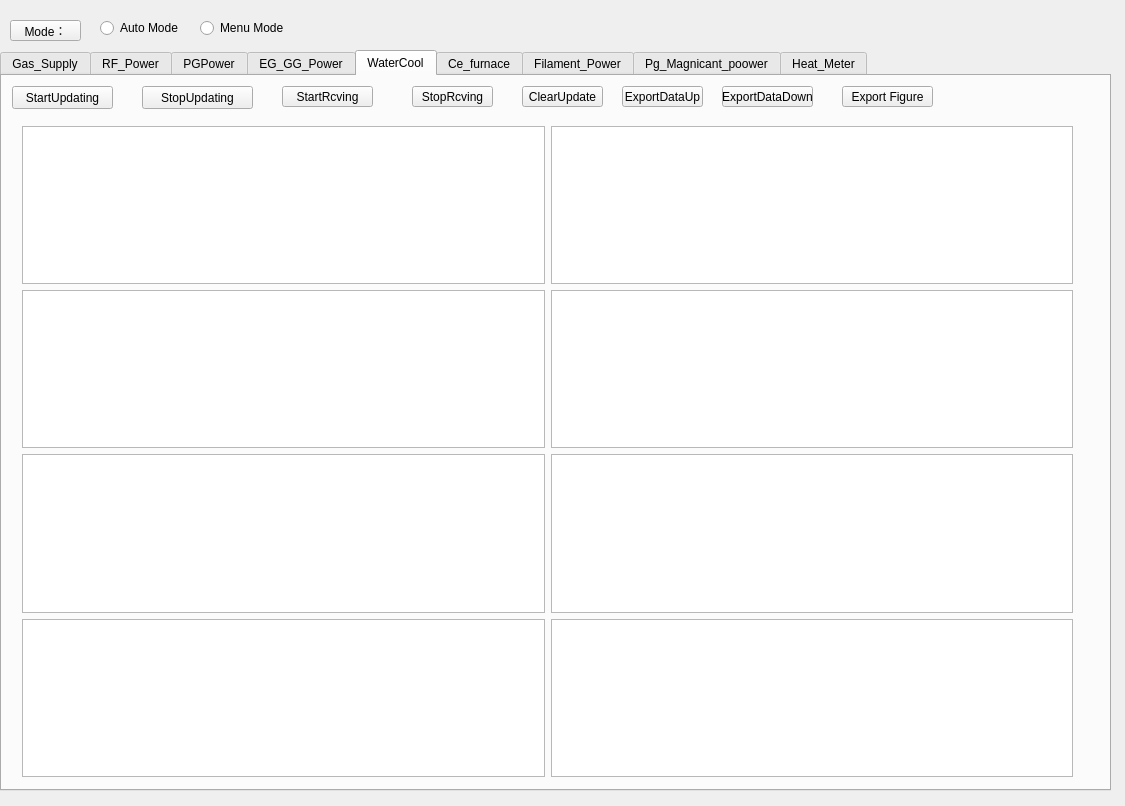
<?xml version="1.0" encoding="UTF-8"?>
<ui version="4.0">
 <class>Dialog</class>
 <widget class="QDialog" name="Dialog">
  <property name="geometry">
   <rect>
    <x>0</x>
    <y>0</y>
    <width>1125</width>
    <height>806</height>
   </rect>
  </property>
  <property name="windowTitle">
   <string>Dialog</string>
  </property>
  <widget class="QTabWidget" name="tabWidget">
   <property name="geometry">
    <rect>
     <x>0</x>
     <y>50</y>
     <width>1111</width>
     <height>741</height>
    </rect>
   </property>
   <property name="currentIndex">
    <number>4</number>
   </property>
   <widget class="QWidget" name="tab_4">
    <attribute name="title">
     <string>Gas_Supply</string>
    </attribute>
    <widget class="QPushButton" name="pushButton_26">
     <property name="geometry">
      <rect>
       <x>420</x>
       <y>10</y>
       <width>81</width>
       <height>21</height>
      </rect>
     </property>
     <property name="text">
      <string>StopRcving</string>
     </property>
    </widget>
    <widget class="QPushButton" name="pushButton_27">
     <property name="geometry">
      <rect>
       <x>150</x>
       <y>10</y>
       <width>111</width>
       <height>23</height>
      </rect>
     </property>
     <property name="text">
      <string>StopUpdating</string>
     </property>
    </widget>
    <widget class="QPushButton" name="pushButton_28">
     <property name="geometry">
      <rect>
       <x>630</x>
       <y>10</y>
       <width>81</width>
       <height>21</height>
      </rect>
     </property>
     <property name="text">
      <string>ExportDataUp</string>
     </property>
    </widget>
    <widget class="QPushButton" name="pushButton_29">
     <property name="geometry">
      <rect>
       <x>290</x>
       <y>10</y>
       <width>91</width>
       <height>21</height>
      </rect>
     </property>
     <property name="text">
      <string>StartRcving</string>
     </property>
    </widget>
    <widget class="QPushButton" name="pushButton_30">
     <property name="geometry">
      <rect>
       <x>850</x>
       <y>10</y>
       <width>91</width>
       <height>21</height>
      </rect>
     </property>
     <property name="text">
      <string>Export Figure</string>
     </property>
    </widget>
    <widget class="QPushButton" name="pushButton_31">
     <property name="geometry">
      <rect>
       <x>730</x>
       <y>10</y>
       <width>91</width>
       <height>21</height>
      </rect>
     </property>
     <property name="text">
      <string>ExportDataDown</string>
     </property>
    </widget>
    <widget class="QPushButton" name="pushButton_32">
     <property name="geometry">
      <rect>
       <x>20</x>
       <y>10</y>
       <width>101</width>
       <height>23</height>
      </rect>
     </property>
     <property name="text">
      <string>StartUpdating</string>
     </property>
    </widget>
    <widget class="QPushButton" name="pushButton_33">
     <property name="geometry">
      <rect>
       <x>530</x>
       <y>10</y>
       <width>81</width>
       <height>21</height>
      </rect>
     </property>
     <property name="text">
      <string>ClearUpdate</string>
     </property>
    </widget>
    <widget class="QWidget" name="gridLayoutWidget_12">
     <property name="geometry">
      <rect>
       <x>10</x>
       <y>50</y>
       <width>1051</width>
       <height>651</height>
      </rect>
     </property>
     <layout class="QGridLayout" name="gridLayout_4">
      <item row="0" column="0">
       <widget class="PlotWidget" name="graphicsView_14"/>
      </item>
      <item row="1" column="0">
       <widget class="PlotWidget" name="graphicsView_15"/>
      </item>
      <item row="2" column="0">
       <widget class="PlotWidget" name="graphicsView_16"/>
      </item>
     </layout>
    </widget>
   </widget>
   <widget class="QWidget" name="tab_6">
    <attribute name="title">
     <string>RF_Power</string>
    </attribute>
    <widget class="QPushButton" name="pushButton_42">
     <property name="geometry">
      <rect>
       <x>420</x>
       <y>10</y>
       <width>81</width>
       <height>21</height>
      </rect>
     </property>
     <property name="text">
      <string>StopRcving</string>
     </property>
    </widget>
    <widget class="QPushButton" name="pushButton_43">
     <property name="geometry">
      <rect>
       <x>150</x>
       <y>10</y>
       <width>111</width>
       <height>23</height>
      </rect>
     </property>
     <property name="text">
      <string>StopUpdating</string>
     </property>
    </widget>
    <widget class="QPushButton" name="pushButton_44">
     <property name="geometry">
      <rect>
       <x>630</x>
       <y>10</y>
       <width>81</width>
       <height>21</height>
      </rect>
     </property>
     <property name="text">
      <string>ExportDataUp</string>
     </property>
    </widget>
    <widget class="QPushButton" name="pushButton_45">
     <property name="geometry">
      <rect>
       <x>290</x>
       <y>10</y>
       <width>91</width>
       <height>21</height>
      </rect>
     </property>
     <property name="text">
      <string>StartRcving</string>
     </property>
    </widget>
    <widget class="QPushButton" name="pushButton_46">
     <property name="geometry">
      <rect>
       <x>850</x>
       <y>10</y>
       <width>91</width>
       <height>21</height>
      </rect>
     </property>
     <property name="text">
      <string>Export Figure</string>
     </property>
    </widget>
    <widget class="QPushButton" name="pushButton_47">
     <property name="geometry">
      <rect>
       <x>730</x>
       <y>10</y>
       <width>91</width>
       <height>21</height>
      </rect>
     </property>
     <property name="text">
      <string>ExportDataDown</string>
     </property>
    </widget>
    <widget class="QPushButton" name="pushButton_48">
     <property name="geometry">
      <rect>
       <x>20</x>
       <y>10</y>
       <width>101</width>
       <height>23</height>
      </rect>
     </property>
     <property name="text">
      <string>StartUpdating</string>
     </property>
    </widget>
    <widget class="QPushButton" name="pushButton_49">
     <property name="geometry">
      <rect>
       <x>530</x>
       <y>10</y>
       <width>81</width>
       <height>21</height>
      </rect>
     </property>
     <property name="text">
      <string>ClearUpdate</string>
     </property>
    </widget>
    <widget class="QWidget" name="gridLayoutWidget_14">
     <property name="geometry">
      <rect>
       <x>20</x>
       <y>40</y>
       <width>1051</width>
       <height>651</height>
      </rect>
     </property>
     <layout class="QGridLayout" name="gridLayout_6">
      <item row="1" column="0">
       <widget class="PlotWidget" name="graphicsView_20"/>
      </item>
      <item row="0" column="0">
       <widget class="PlotWidget" name="graphicsView_19"/>
      </item>
     </layout>
    </widget>
   </widget>
   <widget class="QWidget" name="tab">
    <attribute name="title">
     <string>PGPower</string>
    </attribute>
    <widget class="QPushButton" name="pushButton_5">
     <property name="geometry">
      <rect>
       <x>540</x>
       <y>10</y>
       <width>81</width>
       <height>21</height>
      </rect>
     </property>
     <property name="text">
      <string>ClearUpdate</string>
     </property>
    </widget>
    <widget class="QPushButton" name="pushButton_4">
     <property name="geometry">
      <rect>
       <x>430</x>
       <y>10</y>
       <width>81</width>
       <height>21</height>
      </rect>
     </property>
     <property name="text">
      <string>StopRcving</string>
     </property>
    </widget>
    <widget class="QPushButton" name="pushButton_2">
     <property name="geometry">
      <rect>
       <x>160</x>
       <y>10</y>
       <width>111</width>
       <height>23</height>
      </rect>
     </property>
     <property name="text">
      <string>StopUpdating</string>
     </property>
    </widget>
    <widget class="QPushButton" name="pushButton">
     <property name="geometry">
      <rect>
       <x>30</x>
       <y>10</y>
       <width>101</width>
       <height>23</height>
      </rect>
     </property>
     <property name="text">
      <string>StartUpdating</string>
     </property>
    </widget>
    <widget class="QPushButton" name="pushButton_3">
     <property name="geometry">
      <rect>
       <x>300</x>
       <y>10</y>
       <width>91</width>
       <height>21</height>
      </rect>
     </property>
     <property name="text">
      <string>StartRcving</string>
     </property>
    </widget>
    <widget class="QPushButton" name="pushButton_6">
     <property name="geometry">
      <rect>
       <x>640</x>
       <y>10</y>
       <width>81</width>
       <height>21</height>
      </rect>
     </property>
     <property name="text">
      <string>ExportDataUp</string>
     </property>
    </widget>
    <widget class="QPushButton" name="pushButton_7">
     <property name="geometry">
      <rect>
       <x>740</x>
       <y>10</y>
       <width>91</width>
       <height>21</height>
      </rect>
     </property>
     <property name="text">
      <string>ExportDataDown</string>
     </property>
    </widget>
    <widget class="QPushButton" name="pushButton_9">
     <property name="geometry">
      <rect>
       <x>860</x>
       <y>10</y>
       <width>91</width>
       <height>21</height>
      </rect>
     </property>
     <property name="text">
      <string>Export Figure</string>
     </property>
    </widget>
    <widget class="QWidget" name="gridLayoutWidget_16">
     <property name="geometry">
      <rect>
       <x>30</x>
       <y>40</y>
       <width>1051</width>
       <height>651</height>
      </rect>
     </property>
     <layout class="QGridLayout" name="gridLayout_8">
      <item row="0" column="0">
       <widget class="PlotWidget" name="graphicsView_23"/>
      </item>
      <item row="1" column="0">
       <widget class="PlotWidget" name="graphicsView_24"/>
      </item>
     </layout>
    </widget>
   </widget>
   <widget class="QWidget" name="tab_8">
    <attribute name="title">
     <string>EG_GG_Power</string>
    </attribute>
    <widget class="QPushButton" name="pushButton_65">
     <property name="geometry">
      <rect>
       <x>530</x>
       <y>10</y>
       <width>81</width>
       <height>21</height>
      </rect>
     </property>
     <property name="text">
      <string>ClearUpdate</string>
     </property>
    </widget>
    <widget class="QPushButton" name="pushButton_61">
     <property name="geometry">
      <rect>
       <x>290</x>
       <y>10</y>
       <width>91</width>
       <height>21</height>
      </rect>
     </property>
     <property name="text">
      <string>StartRcving</string>
     </property>
    </widget>
    <widget class="QPushButton" name="pushButton_60">
     <property name="geometry">
      <rect>
       <x>630</x>
       <y>10</y>
       <width>81</width>
       <height>21</height>
      </rect>
     </property>
     <property name="text">
      <string>ExportDataUp</string>
     </property>
    </widget>
    <widget class="QPushButton" name="pushButton_58">
     <property name="geometry">
      <rect>
       <x>420</x>
       <y>10</y>
       <width>81</width>
       <height>21</height>
      </rect>
     </property>
     <property name="text">
      <string>StopRcving</string>
     </property>
    </widget>
    <widget class="QPushButton" name="pushButton_62">
     <property name="geometry">
      <rect>
       <x>850</x>
       <y>10</y>
       <width>91</width>
       <height>21</height>
      </rect>
     </property>
     <property name="text">
      <string>Export Figure</string>
     </property>
    </widget>
    <widget class="QPushButton" name="pushButton_59">
     <property name="geometry">
      <rect>
       <x>150</x>
       <y>10</y>
       <width>111</width>
       <height>23</height>
      </rect>
     </property>
     <property name="text">
      <string>StopUpdating</string>
     </property>
    </widget>
    <widget class="QPushButton" name="pushButton_63">
     <property name="geometry">
      <rect>
       <x>730</x>
       <y>10</y>
       <width>91</width>
       <height>21</height>
      </rect>
     </property>
     <property name="text">
      <string>ExportDataDown</string>
     </property>
    </widget>
    <widget class="QPushButton" name="pushButton_64">
     <property name="geometry">
      <rect>
       <x>20</x>
       <y>10</y>
       <width>101</width>
       <height>23</height>
      </rect>
     </property>
     <property name="text">
      <string>StartUpdating</string>
     </property>
    </widget>
    <widget class="QWidget" name="gridLayoutWidget_17">
     <property name="geometry">
      <rect>
       <x>20</x>
       <y>40</y>
       <width>1051</width>
       <height>651</height>
      </rect>
     </property>
     <layout class="QGridLayout" name="gridLayout_9">
      <item row="3" column="0">
       <widget class="PlotWidget" name="graphicsView_27"/>
      </item>
      <item row="2" column="1">
       <widget class="PlotWidget" name="graphicsView_26"/>
      </item>
      <item row="2" column="0">
       <widget class="PlotWidget" name="graphicsView_25"/>
      </item>
      <item row="3" column="1">
       <widget class="PlotWidget" name="graphicsView_28"/>
      </item>
     </layout>
    </widget>
   </widget>
   <widget class="QWidget" name="tab_2">
    <attribute name="title">
     <string>WaterCool</string>
    </attribute>
    <widget class="QPushButton" name="pushButton_17">
     <property name="geometry">
      <rect>
       <x>520</x>
       <y>10</y>
       <width>81</width>
       <height>21</height>
      </rect>
     </property>
     <property name="text">
      <string>ClearUpdate</string>
     </property>
    </widget>
    <widget class="QPushButton" name="pushButton_14">
     <property name="geometry">
      <rect>
       <x>840</x>
       <y>10</y>
       <width>91</width>
       <height>21</height>
      </rect>
     </property>
     <property name="text">
      <string>Export Figure</string>
     </property>
    </widget>
    <widget class="QPushButton" name="pushButton_10">
     <property name="geometry">
      <rect>
       <x>410</x>
       <y>10</y>
       <width>81</width>
       <height>21</height>
      </rect>
     </property>
     <property name="text">
      <string>StopRcving</string>
     </property>
    </widget>
    <widget class="QPushButton" name="pushButton_15">
     <property name="geometry">
      <rect>
       <x>720</x>
       <y>10</y>
       <width>91</width>
       <height>21</height>
      </rect>
     </property>
     <property name="text">
      <string>ExportDataDown</string>
     </property>
    </widget>
    <widget class="QPushButton" name="pushButton_16">
     <property name="geometry">
      <rect>
       <x>10</x>
       <y>10</y>
       <width>101</width>
       <height>23</height>
      </rect>
     </property>
     <property name="text">
      <string>StartUpdating</string>
     </property>
    </widget>
    <widget class="QPushButton" name="pushButton_12">
     <property name="geometry">
      <rect>
       <x>620</x>
       <y>10</y>
       <width>81</width>
       <height>21</height>
      </rect>
     </property>
     <property name="text">
      <string>ExportDataUp</string>
     </property>
    </widget>
    <widget class="QPushButton" name="pushButton_13">
     <property name="geometry">
      <rect>
       <x>280</x>
       <y>10</y>
       <width>91</width>
       <height>21</height>
      </rect>
     </property>
     <property name="text">
      <string>StartRcving</string>
     </property>
    </widget>
    <widget class="QPushButton" name="pushButton_11">
     <property name="geometry">
      <rect>
       <x>140</x>
       <y>10</y>
       <width>111</width>
       <height>23</height>
      </rect>
     </property>
     <property name="text">
      <string>StopUpdating</string>
     </property>
    </widget>
    <widget class="QWidget" name="gridLayoutWidget_10">
     <property name="geometry">
      <rect>
       <x>20</x>
       <y>50</y>
       <width>1051</width>
       <height>651</height>
      </rect>
     </property>
     <layout class="QGridLayout" name="gridLayout_2">
      <item row="0" column="0">
       <widget class="PlotWidget" name="graphicsView"/>
      </item>
      <item row="2" column="0">
       <widget class="PlotWidget" name="graphicsView_5"/>
      </item>
      <item row="1" column="0">
       <widget class="PlotWidget" name="graphicsView_3"/>
      </item>
      <item row="0" column="1">
       <widget class="PlotWidget" name="graphicsView_2"/>
      </item>
      <item row="1" column="1">
       <widget class="PlotWidget" name="graphicsView_4"/>
      </item>
      <item row="2" column="1">
       <widget class="PlotWidget" name="graphicsView_6"/>
      </item>
      <item row="3" column="0">
       <widget class="PlotWidget" name="graphicsView_7"/>
      </item>
      <item row="3" column="1">
       <widget class="PlotWidget" name="graphicsView_8"/>
      </item>
     </layout>
    </widget>
   </widget>
   <widget class="QWidget" name="tab_3">
    <attribute name="title">
     <string>Ce_furnace</string>
    </attribute>
    <widget class="QPushButton" name="pushButton_18">
     <property name="geometry">
      <rect>
       <x>420</x>
       <y>10</y>
       <width>81</width>
       <height>21</height>
      </rect>
     </property>
     <property name="text">
      <string>StopRcving</string>
     </property>
    </widget>
    <widget class="QPushButton" name="pushButton_19">
     <property name="geometry">
      <rect>
       <x>150</x>
       <y>10</y>
       <width>111</width>
       <height>23</height>
      </rect>
     </property>
     <property name="text">
      <string>StopUpdating</string>
     </property>
    </widget>
    <widget class="QPushButton" name="pushButton_20">
     <property name="geometry">
      <rect>
       <x>630</x>
       <y>10</y>
       <width>81</width>
       <height>21</height>
      </rect>
     </property>
     <property name="text">
      <string>ExportDataUp</string>
     </property>
    </widget>
    <widget class="QPushButton" name="pushButton_21">
     <property name="geometry">
      <rect>
       <x>290</x>
       <y>10</y>
       <width>91</width>
       <height>21</height>
      </rect>
     </property>
     <property name="text">
      <string>StartRcving</string>
     </property>
    </widget>
    <widget class="QPushButton" name="pushButton_22">
     <property name="geometry">
      <rect>
       <x>850</x>
       <y>10</y>
       <width>91</width>
       <height>21</height>
      </rect>
     </property>
     <property name="text">
      <string>Export Figure</string>
     </property>
    </widget>
    <widget class="QPushButton" name="pushButton_23">
     <property name="geometry">
      <rect>
       <x>730</x>
       <y>10</y>
       <width>91</width>
       <height>21</height>
      </rect>
     </property>
     <property name="text">
      <string>ExportDataDown</string>
     </property>
    </widget>
    <widget class="QPushButton" name="pushButton_24">
     <property name="geometry">
      <rect>
       <x>20</x>
       <y>10</y>
       <width>101</width>
       <height>23</height>
      </rect>
     </property>
     <property name="text">
      <string>StartUpdating</string>
     </property>
    </widget>
    <widget class="QPushButton" name="pushButton_25">
     <property name="geometry">
      <rect>
       <x>530</x>
       <y>10</y>
       <width>81</width>
       <height>21</height>
      </rect>
     </property>
     <property name="text">
      <string>ClearUpdate</string>
     </property>
    </widget>
    <widget class="QWidget" name="gridLayoutWidget_11">
     <property name="geometry">
      <rect>
       <x>10</x>
       <y>50</y>
       <width>1051</width>
       <height>651</height>
      </rect>
     </property>
     <layout class="QGridLayout" name="gridLayout_3">
      <item row="0" column="0">
       <widget class="PlotWidget" name="graphicsView_9"/>
      </item>
      <item row="1" column="0">
       <widget class="PlotWidget" name="graphicsView_11"/>
      </item>
      <item row="1" column="1">
       <widget class="PlotWidget" name="graphicsView_13"/>
      </item>
      <item row="2" column="0">
       <widget class="PlotWidget" name="graphicsView_10"/>
      </item>
      <item row="0" column="1">
       <widget class="PlotWidget" name="graphicsView_12"/>
      </item>
     </layout>
    </widget>
   </widget>
   <widget class="QWidget" name="tab_5">
    <attribute name="title">
     <string>Filament_Power</string>
    </attribute>
    <widget class="QPushButton" name="pushButton_34">
     <property name="geometry">
      <rect>
       <x>410</x>
       <y>10</y>
       <width>81</width>
       <height>21</height>
      </rect>
     </property>
     <property name="text">
      <string>StopRcving</string>
     </property>
    </widget>
    <widget class="QPushButton" name="pushButton_35">
     <property name="geometry">
      <rect>
       <x>140</x>
       <y>10</y>
       <width>111</width>
       <height>23</height>
      </rect>
     </property>
     <property name="text">
      <string>StopUpdating</string>
     </property>
    </widget>
    <widget class="QPushButton" name="pushButton_36">
     <property name="geometry">
      <rect>
       <x>620</x>
       <y>10</y>
       <width>81</width>
       <height>21</height>
      </rect>
     </property>
     <property name="text">
      <string>ExportDataUp</string>
     </property>
    </widget>
    <widget class="QPushButton" name="pushButton_37">
     <property name="geometry">
      <rect>
       <x>280</x>
       <y>10</y>
       <width>91</width>
       <height>21</height>
      </rect>
     </property>
     <property name="text">
      <string>StartRcving</string>
     </property>
    </widget>
    <widget class="QPushButton" name="pushButton_38">
     <property name="geometry">
      <rect>
       <x>840</x>
       <y>10</y>
       <width>91</width>
       <height>21</height>
      </rect>
     </property>
     <property name="text">
      <string>Export Figure</string>
     </property>
    </widget>
    <widget class="QPushButton" name="pushButton_39">
     <property name="geometry">
      <rect>
       <x>720</x>
       <y>10</y>
       <width>91</width>
       <height>21</height>
      </rect>
     </property>
     <property name="text">
      <string>ExportDataDown</string>
     </property>
    </widget>
    <widget class="QPushButton" name="pushButton_40">
     <property name="geometry">
      <rect>
       <x>10</x>
       <y>10</y>
       <width>101</width>
       <height>23</height>
      </rect>
     </property>
     <property name="text">
      <string>StartUpdating</string>
     </property>
    </widget>
    <widget class="QPushButton" name="pushButton_41">
     <property name="geometry">
      <rect>
       <x>520</x>
       <y>10</y>
       <width>81</width>
       <height>21</height>
      </rect>
     </property>
     <property name="text">
      <string>ClearUpdate</string>
     </property>
    </widget>
    <widget class="QWidget" name="gridLayoutWidget_13">
     <property name="geometry">
      <rect>
       <x>30</x>
       <y>50</y>
       <width>1051</width>
       <height>651</height>
      </rect>
     </property>
     <layout class="QGridLayout" name="gridLayout_5">
      <item row="1" column="0">
       <widget class="PlotWidget" name="graphicsView_18"/>
      </item>
      <item row="0" column="0">
       <widget class="PlotWidget" name="graphicsView_17"/>
      </item>
     </layout>
    </widget>
   </widget>
   <widget class="QWidget" name="tab_7">
    <attribute name="title">
     <string>Pg_Magnicant_poower</string>
    </attribute>
    <widget class="QPushButton" name="pushButton_50">
     <property name="geometry">
      <rect>
       <x>420</x>
       <y>10</y>
       <width>81</width>
       <height>21</height>
      </rect>
     </property>
     <property name="text">
      <string>StopRcving</string>
     </property>
    </widget>
    <widget class="QPushButton" name="pushButton_51">
     <property name="geometry">
      <rect>
       <x>150</x>
       <y>10</y>
       <width>111</width>
       <height>23</height>
      </rect>
     </property>
     <property name="text">
      <string>StopUpdating</string>
     </property>
    </widget>
    <widget class="QPushButton" name="pushButton_52">
     <property name="geometry">
      <rect>
       <x>630</x>
       <y>10</y>
       <width>81</width>
       <height>21</height>
      </rect>
     </property>
     <property name="text">
      <string>ExportDataUp</string>
     </property>
    </widget>
    <widget class="QPushButton" name="pushButton_53">
     <property name="geometry">
      <rect>
       <x>290</x>
       <y>10</y>
       <width>91</width>
       <height>21</height>
      </rect>
     </property>
     <property name="text">
      <string>StartRcving</string>
     </property>
    </widget>
    <widget class="QPushButton" name="pushButton_54">
     <property name="geometry">
      <rect>
       <x>850</x>
       <y>10</y>
       <width>91</width>
       <height>21</height>
      </rect>
     </property>
     <property name="text">
      <string>Export Figure</string>
     </property>
    </widget>
    <widget class="QPushButton" name="pushButton_55">
     <property name="geometry">
      <rect>
       <x>730</x>
       <y>10</y>
       <width>91</width>
       <height>21</height>
      </rect>
     </property>
     <property name="text">
      <string>ExportDataDown</string>
     </property>
    </widget>
    <widget class="QPushButton" name="pushButton_56">
     <property name="geometry">
      <rect>
       <x>20</x>
       <y>10</y>
       <width>101</width>
       <height>23</height>
      </rect>
     </property>
     <property name="text">
      <string>StartUpdating</string>
     </property>
    </widget>
    <widget class="QPushButton" name="pushButton_57">
     <property name="geometry">
      <rect>
       <x>530</x>
       <y>10</y>
       <width>81</width>
       <height>21</height>
      </rect>
     </property>
     <property name="text">
      <string>ClearUpdate</string>
     </property>
    </widget>
    <widget class="QWidget" name="gridLayoutWidget_15">
     <property name="geometry">
      <rect>
       <x>30</x>
       <y>40</y>
       <width>1051</width>
       <height>651</height>
      </rect>
     </property>
     <layout class="QGridLayout" name="gridLayout_7">
      <item row="1" column="0">
       <widget class="PlotWidget" name="graphicsView_21"/>
      </item>
      <item row="0" column="0">
       <widget class="PlotWidget" name="graphicsView_22"/>
      </item>
     </layout>
    </widget>
   </widget>
   <widget class="QWidget" name="tab_9">
    <attribute name="title">
     <string>Heat_Meter</string>
    </attribute>
    <widget class="QPushButton" name="pushButton_66">
     <property name="geometry">
      <rect>
       <x>420</x>
       <y>10</y>
       <width>81</width>
       <height>21</height>
      </rect>
     </property>
     <property name="text">
      <string>StopRcving</string>
     </property>
    </widget>
    <widget class="QPushButton" name="pushButton_67">
     <property name="geometry">
      <rect>
       <x>150</x>
       <y>10</y>
       <width>111</width>
       <height>23</height>
      </rect>
     </property>
     <property name="text">
      <string>StopUpdating</string>
     </property>
    </widget>
    <widget class="QPushButton" name="pushButton_68">
     <property name="geometry">
      <rect>
       <x>630</x>
       <y>10</y>
       <width>81</width>
       <height>21</height>
      </rect>
     </property>
     <property name="text">
      <string>ExportDataUp</string>
     </property>
    </widget>
    <widget class="QPushButton" name="pushButton_69">
     <property name="geometry">
      <rect>
       <x>290</x>
       <y>10</y>
       <width>91</width>
       <height>21</height>
      </rect>
     </property>
     <property name="text">
      <string>StartRcving</string>
     </property>
    </widget>
    <widget class="QPushButton" name="pushButton_70">
     <property name="geometry">
      <rect>
       <x>850</x>
       <y>10</y>
       <width>91</width>
       <height>21</height>
      </rect>
     </property>
     <property name="text">
      <string>Export Figure</string>
     </property>
    </widget>
    <widget class="QPushButton" name="pushButton_71">
     <property name="geometry">
      <rect>
       <x>730</x>
       <y>10</y>
       <width>91</width>
       <height>21</height>
      </rect>
     </property>
     <property name="text">
      <string>ExportDataDown</string>
     </property>
    </widget>
    <widget class="QPushButton" name="pushButton_72">
     <property name="geometry">
      <rect>
       <x>20</x>
       <y>10</y>
       <width>101</width>
       <height>23</height>
      </rect>
     </property>
     <property name="text">
      <string>StartUpdating</string>
     </property>
    </widget>
    <widget class="QPushButton" name="pushButton_73">
     <property name="geometry">
      <rect>
       <x>530</x>
       <y>10</y>
       <width>81</width>
       <height>21</height>
      </rect>
     </property>
     <property name="text">
      <string>ClearUpdate</string>
     </property>
    </widget>
   </widget>
  </widget>
  <widget class="QPushButton" name="pushButton_8">
   <property name="geometry">
    <rect>
     <x>10</x>
     <y>20</y>
     <width>71</width>
     <height>21</height>
    </rect>
   </property>
   <property name="text">
    <string>Mode：</string>
   </property>
  </widget>
  <widget class="QRadioButton" name="radioButton">
   <property name="geometry">
    <rect>
     <x>100</x>
     <y>20</y>
     <width>89</width>
     <height>16</height>
    </rect>
   </property>
   <property name="text">
    <string>Auto Mode</string>
   </property>
  </widget>
  <widget class="QRadioButton" name="radioButton_2">
   <property name="geometry">
    <rect>
     <x>200</x>
     <y>20</y>
     <width>89</width>
     <height>16</height>
    </rect>
   </property>
   <property name="text">
    <string>Menu Mode</string>
   </property>
  </widget>
 </widget>
 <customwidgets>
  <customwidget>
   <class>PlotWidget</class>
   <extends>QGraphicsView</extends>
   <header>pyqtgraph</header>
  </customwidget>
 </customwidgets>
 <resources/>
 <connections/>
</ui>
